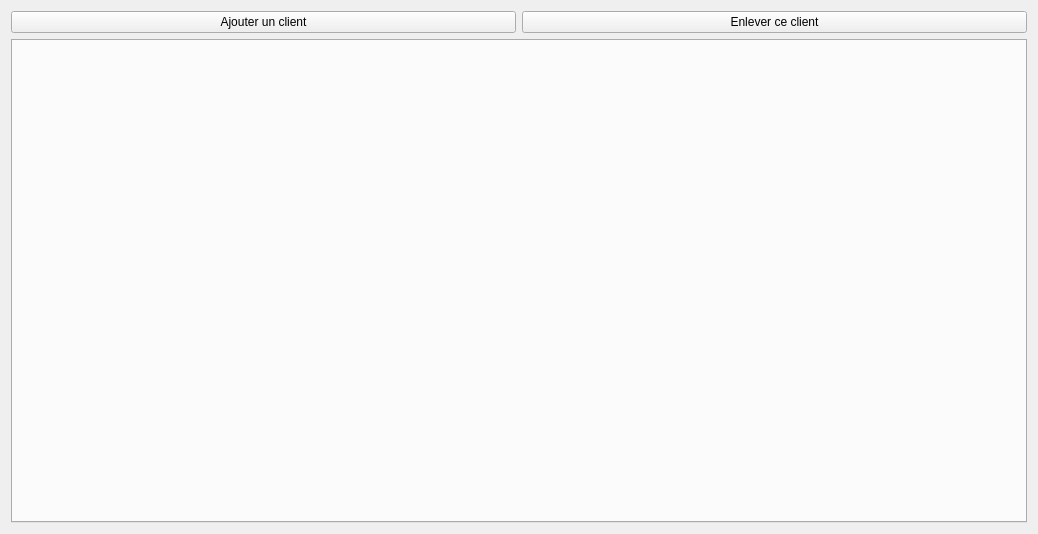
<?xml version="1.0" encoding="UTF-8"?>
<ui version="4.0">
 <class>Coquille</class>
 <widget class="QWidget" name="Coquille">
  <property name="geometry">
   <rect>
    <x>0</x>
    <y>0</y>
    <width>1038</width>
    <height>534</height>
   </rect>
  </property>
  <property name="sizePolicy">
   <sizepolicy hsizetype="Preferred" vsizetype="Preferred">
    <horstretch>0</horstretch>
    <verstretch>0</verstretch>
   </sizepolicy>
  </property>
  <property name="windowTitle">
   <string>Tarot virtuel - Coquille</string>
  </property>
  <layout class="QGridLayout" name="gridLayout">
   <item row="0" column="1">
    <widget class="QPushButton" name="bouton_moins">
     <property name="text">
      <string>Enlever ce client</string>
     </property>
    </widget>
   </item>
   <item row="1" column="0" colspan="2">
    <widget class="QTabWidget" name="onglets">
     <property name="tabPosition">
      <enum>QTabWidget::West</enum>
     </property>
     <property name="currentIndex">
      <number>-1</number>
     </property>
     <property name="elideMode">
      <enum>Qt::ElideNone</enum>
     </property>
     <property name="movable">
      <bool>true</bool>
     </property>
    </widget>
   </item>
   <item row="0" column="0">
    <widget class="QPushButton" name="bouton_plus">
     <property name="text">
      <string>Ajouter un client</string>
     </property>
    </widget>
   </item>
  </layout>
 </widget>
 <resources/>
 <connections/>
</ui>
